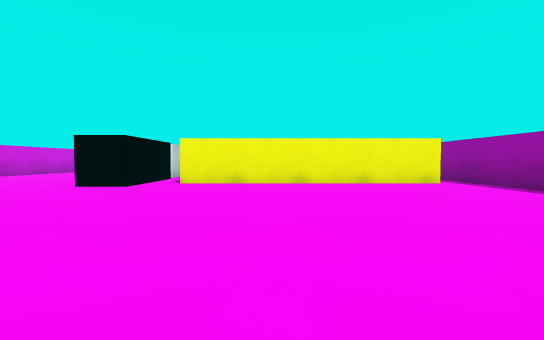
[1] (above)

13 first-person views from a walk through a Unity game level. The camera is 0.51 m above the floor, tilts 2° down and sees 90° across. The floor is counted in squares, 1 m on a side. Each view is taken from the middle of a square. On the plan, view 1 faces up. The plan holds only what a view shows up to about 9 squares ahead; the rest is blank. The player is left out. Surface patterns are stand-ins for the level's own textures.

[2]
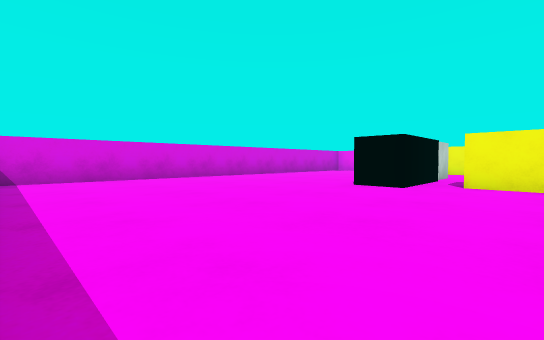

[3]
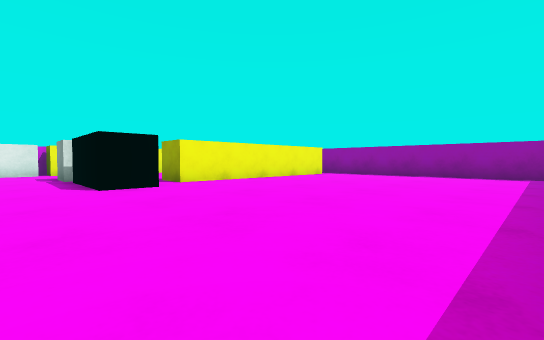

[4]
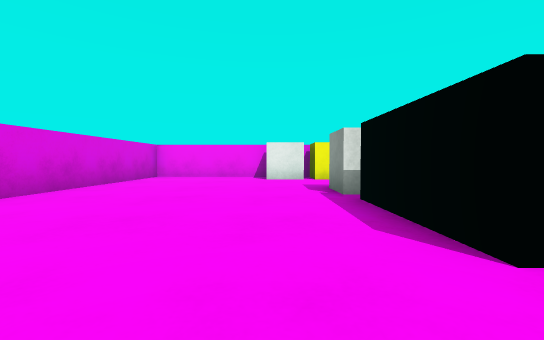

[5]
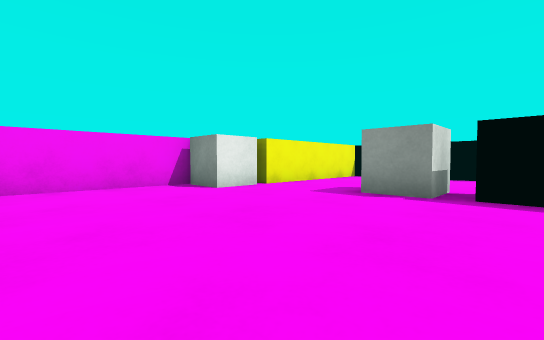

[6]
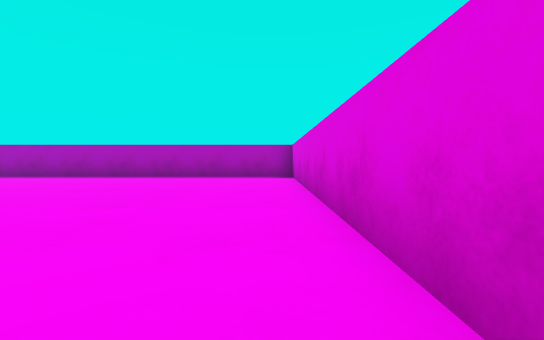

[7]
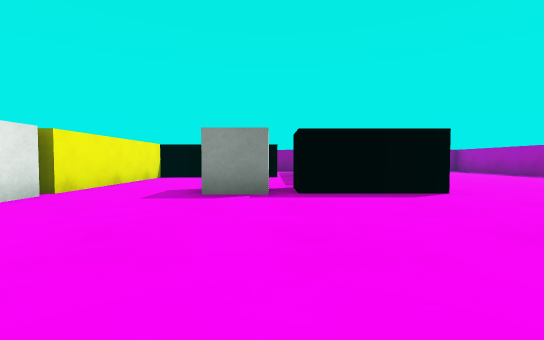

[8]
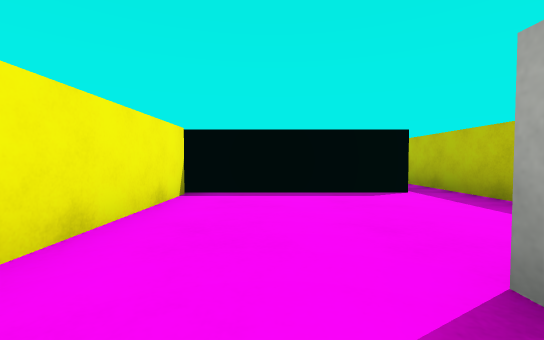

[9]
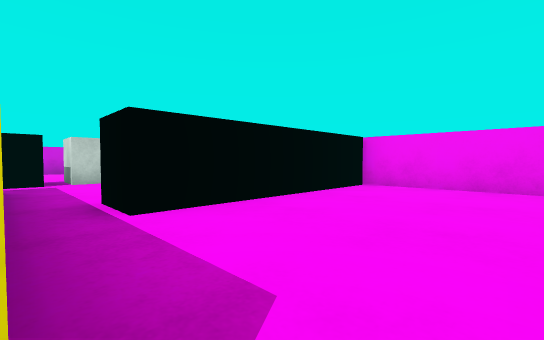

[10]
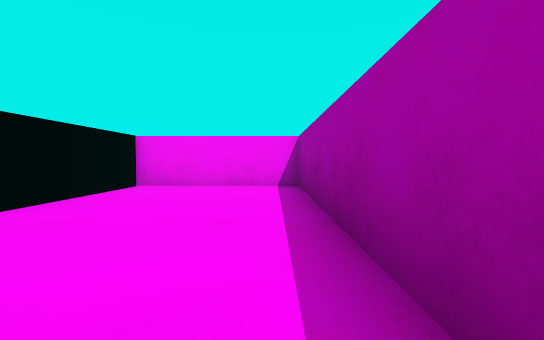

[11]
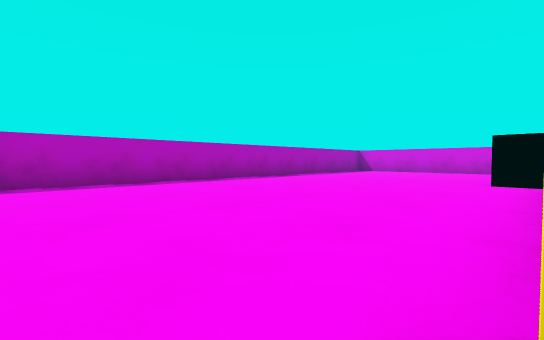

[12]
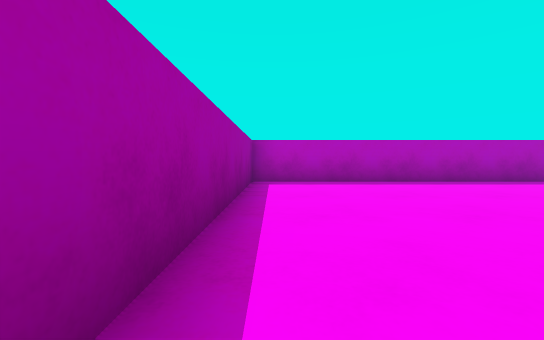

[13]
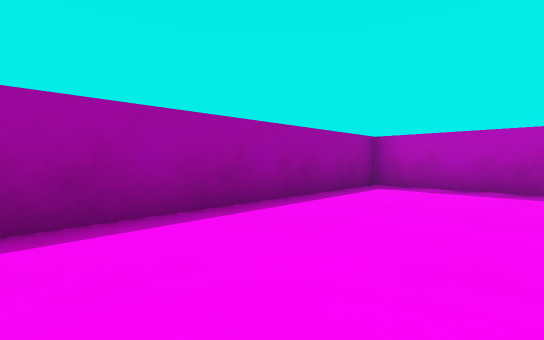

### Floor plan
Ten units are one square. View 1 is at (0, 0); x grows to the right and y downward. Boxes are objects, and circles mark ways between rooms. Rooms are numbered by the first view taken in them; rooms with no view inside come last. Other rooms are left out.
<svg viewBox="-91 -130 141 140">
<path fill="none" stroke="#000" d="M-6 -70 20 -70M3 -78 3 -113 -38 -113 -38 -125 -86 -125 -86 5 45 5 45 -55M37 -60 -20 -60 -20 -70M37 -71 37 -60M45 -55 45 -125 12 -125"/>
<rect x="-55" y="-125" width="10" height="10" fill="#bbb"><title>white cube</title></rect>
<rect x="-45" y="-75" width="20" height="20" fill="#bbb"><title>black block</title></rect>
<rect x="-45" y="-95" width="20" height="20" fill="#bbb"><title>white cube</title></rect>
<circle cx="40" cy="-65" r="3" fill="#2a7"/>
<text x="-30" y="-50">1</text>
<text x="30" y="-100">2</text>
</svg>
Room 1 opens to room 2.

Where each view was taken, in squares from view 1:
view 1: 0 up, 0 right, facing up
view 2: 0 up, 1 left, facing up-left
view 3: 0 up, 5 left, facing up-right
view 4: 4 up, 5 left, facing up
view 5: 7 up, 8 left, facing up-right
view 6: 8 up, 8 left, facing down
view 7: 8 up, 8 left, facing right
view 8: 10 up, 4 left, facing right
view 9: 7 up, 4 right, facing up-left
view 10: 7 up, 4 right, facing up
view 11: 6 up, 4 right, facing down-left
view 12: 6 up, 4 right, facing down
view 13: 5 up, 2 right, facing down-right
